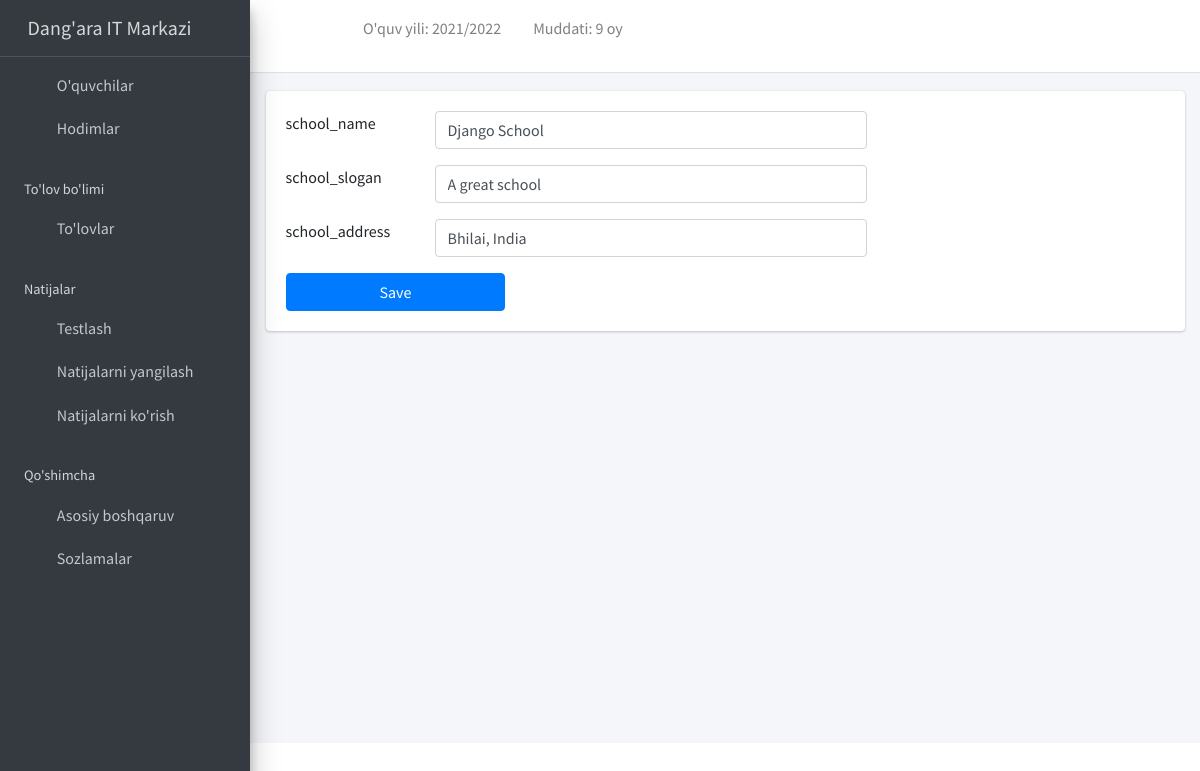
/site-config (signed in), run on the app's committed database.
### apps/corecode/models.py (models this page shows, shortened)
class AcademicSession(models.Model):
    name = models.CharField(max_length=200, unique=True)
    current = models.BooleanField(default=True)
    class Meta:
        ordering = ["-name"]

class AcademicTerm(models.Model):
    name = models.CharField(max_length=20, unique=True)
    current = models.BooleanField(default=True)
    class Meta:
        ordering = ["name"]

class SiteConfig(models.Model):
    key = models.SlugField()
    value = models.CharField(max_length=200)

### apps/corecode/views.py (the view, shortened to what this page needs)
# urls.py: path("site-config", SiteConfigView.as_view(), name="configs"),
class SiteConfigView(LoginRequiredMixin, View):
    form_class = SiteConfigForm
    template_name = "corecode/siteconfig.html"
    def get(self, request, *args, **kwargs):
        formset = self.form_class(queryset=SiteConfig.objects.all())
        context = {"formset": formset}
        return render(request, self.template_name, context)

### apps/corecode/context_processors.py (called while the page is built)
def site_defaults(request):
    current_session = AcademicSession.objects.get(current=True)
    current_term = AcademicTerm.objects.get(current=True)
    vals = SiteConfig.objects.all()
    contexts = {
        "current_session": current_session.name,
        "current_term": current_term.name,
    }
    for val in vals:
        contexts[val.key] = val.value
    return contexts

### apps/corecode/templates/corecode/siteconfig.html (shortened to what this page needs)
{% extends 'base.html' %}
{% load widget_tweaks %}
{% block content %}
  <form method="POST">
    <div class="mb-3">
      {% for form in formset %}
      <div class="form-group row">
        <div class="col-2">{{ form.key.value}}</div>
        <div class="col-6">{{ form.value | add_class:"form-control" | attr:"required"}}</div>
      </div>
      {% endfor %}
    </div>
    <input type="submit" value="Save" class="w-25 btn btn-primary">
  </form>
{% endblock content %}

### templates/base.html (shortened to what this page needs)
{% load static %}
<!DOCTYPE html>
<html lang="en">
<head>
  <link rel="stylesheet" href="{% static 'plugins/fontawesome-free/css/all.min.css' %}">
  <link rel="stylesheet" href="{% static 'plugins/toastr/toastr.min.css' %}">
  <link rel="stylesheet"
    href="{% static 'plugins/overlayScrollbars/css/OverlayScrollbars.min.css' %}">
  <link rel="stylesheet" href="{% static 'plugins/Datatables/datatables.min.css' %}" />
  <link rel="stylesheet" href="{% static 'dist/css/adminlte.min.css' %}">
</head>
<body
  class="hold-transition sidebar-mini layout-fixed layout-navbar-fixed layout-footer-fixed">
  <div class="wrapper">
    <nav class="main-header navbar navbar-expand navbar-white navbar-light">
      <ul class="navbar-nav">
        <li class="nav-item">
          <a class="nav-link" data-widget="pushmenu" href="#" role="button"><i
              class="fas fa-bars"></i></a>
        </li>
        <li class="nav-item d-none d-sm-inline-block">
          <a href="{% url 'home' %} " class="nav-link"><i class="fa fa-home"></i></a>
        </li>
        <li class="nav-item d-none d-sm-inline-block">
          <p class="nav-link">O'quv yili: {{ current_session }}</p>
        </li>
        <li class="nav-item d-none d-sm-inline-block">
          <p class="nav-link">Muddati: {{ current_term }}</p>
        </li>
      </ul>
      <ul class="navbar-nav ml-auto">
        <li class="nav-item dropdown">
          <a class="nav-link" data-toggle="dropdown" href="#">
            <i class="far fa-user"></i>
          </a>
        </li>
        <li class="nav-item">
          <a class="nav-link" data-widget="control-sidebar" data-slide="true"
            href="#" role="button"><i class="fas fa-th-large"></i></a>
        </li>
      </ul>
    </nav>
    <aside class="main-sidebar sidebar-dark-primary elevation-4">
      <a href="{% url 'home' %}" class="brand-link"><i class="nav-icon fas fa-graduation-cap"></i> Dang'ara IT Markazi</a>
      <div class="sidebar">
        <nav class="mt-2">
          <ul class="nav nav-pills nav-sidebar flex-column"
            data-widget="treeview" role="menu" data-accordion="false">
            <li class="nav-item">
              <a href="{% url 'student-list' %}" class="nav-link">
                <i class="nav-icon fas fa-graduation-cap"></i>
                <p>
                  O'quvchilar
                </p>
              </a>
            </li>
            <li class="nav-item">
              <a href="{% url 'staff-list' %}" class="nav-link">
                <i class="nav-icon fas fa-users"></i>
                <p>
                  Hodimlar
                </p>
              </a>
            </li>
            <li class="nav-header">To'lov bo'limi</li>
            <li class="nav-item">
              <a href="{% url 'invoice-list' %}" class="nav-link">
                <i class="nav-icon fas fa-money-bill-alt"></i>
                <p>
                  To'lovlar
                </p>
              </a>
            </li>
            <li class="nav-header">Natijalar</li>
            <li class="nav-item">
              <a href="{% url 'create-result' %}" class="nav-link">
                <i class="nav-icon fas fa-plus"></i>
                <p>
                  Testlash
                </p>
              </a>
            </li>
            <li class="nav-item">
              <a href="{% url 'edit-results' %}" class="nav-link">
                <i class="nav-icon fas fa-pen"></i>
                <p>
                  Natijalarni yangilash
                </p>
              </a>
            </li>
            <li class="nav-item">
              <a href="{% url 'view-results' %}" class="nav-link">
                <i class="nav-icon fas fa-address-card"></i>
                <p>
                  Natijalarni ko'rish
                </p>
              </a>
            </li>
            <li class="nav-header">Qo'shimcha</li>
            <li class="nav-item has-treeview">
              <a href="#" class="nav-link">
                <i class="nav-icon fas fa-copy"></i>
                <p>
                  Asosiy boshqaruv
                  <i class="fas fa-angle-left right"></i>
                </p>
              </a>
            </li>
            <li class="nav-item">
              <a href="{% url 'configs' %}" class="nav-link">
                <i class="nav-icon fas fa-cog"></i>
                <p>
                  Sozlamalar
                </p>
              </a>
            </li>
          </ul>
        </nav>
      </div>
    </aside>
    <div class="content-wrapper">
      <section class="content-header">
      </section>
      <section class="content">
        <div class="container-fluid">
          <div class="row">
            <div class="col-md-12">
              {% block fullcard %}
              <div class="card">
                <div class="card-body">
                  <div class="row">
                    <div class="col">
                      {% block content %}
                      {% endblock content %}
                    </div>
                  </div>
                </div>
              </div>
              {% endblock fullcard %}
            </div>
          </div>
        </div>
      </section>
    </div>
  </div>
</body>
</html>

### data on the page
AcademicSession: name "2021/2022"
AcademicTerm: name "9 oy"
SiteConfig: key.value "school_name"
SiteConfig: key.value "school_slogan"
SiteConfig: key.value "school_address"
